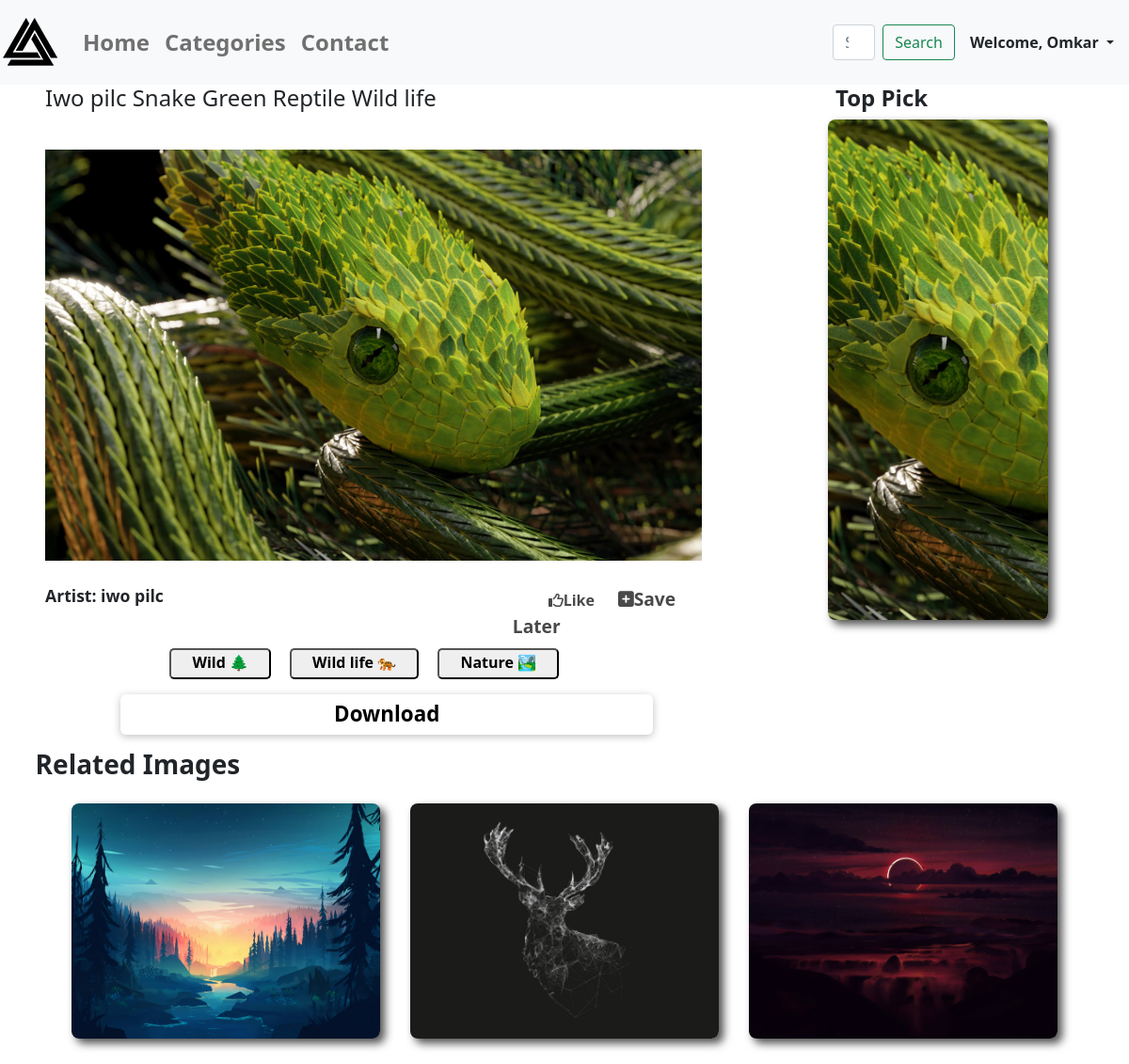
Screenshot of /wallpapers/snake-green-reptile (signed in) with the database file from the repository.
### wallpapers/models.py (models this page shows, shortened)
class Wallpapers(models.Model):
    category = models.ForeignKey(
        Category, on_delete=models.SET_NULL, null=True, blank=True)
    title = models.CharField(max_length=100)
    image = models.ImageField(upload_to="wallpapers", null=True)
    date = models.DateField(auto_now=True)
    slug = models.SlugField(unique=True, db_index=True)
    author = models.CharField(max_length=40)
    tags = models.ManyToManyField(Tag)
    favourites = models.ManyToManyField(
        User, related_name="favourite", default=None, blank=True)
    likes = models.ManyToManyField(User, default=None)
    def total_likes(self):
        return self.likes.count()
    class Meta:
        verbose_name_plural = "Wallpapers"

class Tag(models.Model):
    caption = models.CharField(max_length=20)

### wallpapers/views.py (the view)
# urls.py: path('wallpapers/<slug:slug>', views.wallpapers, name="detail"),
@login_required
def wallpapers(request, slug):
    fav = bool
    allWallpaper = Wallpapers.objects.all()
    swImg = allWallpaper.order_by("-date")[1:2]
    swImgLoop = Wallpapers.objects.all().order_by("-date")[2:5]
    wallpaper = allWallpaper.get(slug=slug)
    like = get_object_or_404(Wallpapers, slug=slug)
    total_likes = like.total_likes()
    liked = False
    if like.likes.filter(id=request.user.id).exists():
        liked = True
    if wallpaper.favourites.filter(id=request.user.id).exists():
        fav = True
    context = {
        'wallpaper': wallpaper,
        "swImg": swImg,
        "tags": wallpaper.tags.all(),
        "swImgLoop": swImgLoop,
        "fav": fav,
        "total_likes": total_likes,
        "liked": liked
    }
    return render(request, "wallpapers/wallpaper.html", context)

### wallpapers/templates/wallpapers/wallpaper.html (shortened to what this page needs)
{% extends 'base.html' %}
{% block content %}
<section>
    <div class="main-section-container">
      <div class="main-wall-content">
        <h4>{{wallpaper.title}}</h4>
        <img src="{{wallpaper.image.url}}">
        <div class="main-wall-line-content">
            <div class="main-wall-line1">
                <h6>Artist: {{wallpaper.author}}</h6>
            </div>
            <div class="main-wall-line2">
                <div class="like_btn">
                    {% if liked %}
                        <a href="{% url 'likelist_add' wallpaper.slug %}" class="like_btn"><i class="fas fa-thumbs-up"></i> Liked </a>
                    {% else %}
                        <a href="{% url 'likelist_add' wallpaper.slug %}"><span><i class="far fa-thumbs-up"></i>Like</span></a>
                    {% endif %}
                </div>
                {% if fav %}
                    <a href="{% url 'wishlist_add' wallpaper.slug %}"><span class="plus"><i class="fas fa-plus-square"></i>Remove</span></a>
                {% else %}
                    <a href="{% url 'wishlist_add' wallpaper.slug %}"><span class="plus"><i class="fas fa-plus-square"></i>Save Later</span></a>
                {% endif %}
            </div>
        </div>
            <div class="main-wall-tags">
                {% for tag in tags %}
                    <button><a href="{% url 'tags' %}?tag={{tag.caption}}">{{ tag.caption }}</a></button>
                {% endfor %}
            </div>
            <button class="bttn"><a href="{{wallpaper.image.url}}" class="bttn-link" download onclick="clicked()" >Download</a></button>
      </div>
        <div class="side-wall-content">
            <h4>Top Pick</h4>
            <div class="side-content">
                {% for swI in swImg %}
                    <a href="{% url "detail" swI.slug %}"><img src="{{swI.image.url}}"></a>
                {% endfor %}
            </div>
        </div>
    </div>
</section>
<section>
    <div class="sub-main-content">
        <h3>Related Images</h3>
        <div class="sub-content">
            {% for swI in swImgLoop %}
                <div class="content">
                <a href="{% url 'detail' swI.slug %}"><img src="{{swI.image.url}}"></a></div>
            {% endfor %}
        </div>
    </div>
</section>
{% endblock content %}

### wallpapers/templates/wallpapers/includes/header.html (shortened to what this page needs)
{% load static %}
<nav class="navbar navbar-expand-lg navbar-light bg-light">
    <a class="navbar-brand fw-bold"><img src="{% static 'logo.png' %}" width="64px" height="64px"></a>
  <div class="collapse navbar-collapse" id="navbarSupportedContent">
    <ul class="navbar-nav mr-auto">
    {% if request.user.is_authenticated %}
      <li class="nav-item active">
        <a class="nav-link fw-bold" style="font-size:24px" href="{% url 'home' %}">Home</a>
      </li>
      <li class="nav-item">
        <a class="nav-link fw-bold" style="font-size:24px" href="{% url 'start_page' %}">Categories </a>
      </li>
      <li class="nav-item">
        <a class="nav-link fw-bold" style="font-size:24px" href="mailto:omkartikare55@gmail.com">Contact </a>
      </li>
    {% endif %}
    </ul>
    {% if request.user.is_authenticated %}
    <form class="form-inline my-2 my-lg-0" style="margin-left:29rem; display:flex;" method='get' action='/search'>
      <input class="form-control mr-sm-2" name="search" id="search" type="search" placeholder="Search" aria-label="Search">
      <button class="btn btn-outline-success my-2 my-sm-0" style="margin-left:8px" type="submit">Search</button>
    </form>
      <ul class="navbar-nav me-auto mb-2 mb-lg-0">
          {% if request.user.is_authenticated %}
           <li class="nav-item dropdown mx-2">
              <a class="nav-link dropdown-toggle text-dark   fw-bold" href="#" id="profileDropdown" role="button" data-bs-toggle="dropdown" aria-expanded="false">
                Welcome, {{request.user.username | capfirst}}
              </a>
            </li>
            {% endif %}
          </ul>
    {% endif %}
  </div>
</nav>

### wallpapers/static/wallpapers/wallpaper.css (style rules this page uses)
.main-section-container { display: flex; }
.main-wall-content { max-width: 70%; width: 100%; margin: 0 1rem; padding-left: 2rem ; }
.main-wall-content img { width: 100%; object-fit: contain; max-width: 90%; height: 100%; max-height: 80%; margin-top: 0; }
.main-wall-line-content { display: flex; flex-direction: row; max-width: 90%; margin-bottom: 0.5rem; }
.main-wall-line1 { max-width: 70%; width: 100%; }
.main-wall-content h6 { font-weight: bold; font-size: 1.1rem; margin-top: -0.3rem; margin-bottom: 0.5rem; }
.main-wall-line2 { max-width: 30%; margin-top: -0.3rem; margin-left: 0.5rem; }
.main-wall-line2 a { color: #494949; text-decoration: none; margin-left: -5rem; margin: 0 auto; }
.like_btn a { position: absolute; right: 50%; font-weight: bold; margin-right: -2rem; margin-top: 0.2rem; }
.plus { margin-left: 7rem; font-size: 1.2rem; font-weight: bold; }
.main-wall-tags { max-width: 70%; margin: 0 auto; }
.main-wall-tags button { margin-left: 1rem; margin-bottom: 0.5rem; border-radius: 5px; padding-bottom: 4px; }
.main-wall-tags a { text-decoration: none; color: black; font-weight: 640; padding: 1rem; }
.bttn { width: 100%; max-width: 73%; margin-left: 5rem; margin-top: 0.5rem; padding: 0.3rem 0 ; background-color: transparent; border-radius: 6px; border: 0px solid black; box-shadow: 0 2px 8px rgba(0, 0, 0, 0.25); }
.bttn-link { text-decoration: none; color: black; font-weight: 700; font-size: 1.4rem; }
.side-wall-content { max-width: 30%; width: 100%; }
.side-wall-content h4 { margin-left: 3rem; font-weight: 700; }
.side-content { max-width: 65%; margin:0 auto; height: 100%; max-height: 85%; margin-left: 2.5rem; }
.side-content img { object-fit: cover; width: 100%; height: 100%; border-radius: 0.5rem; box-shadow: 5px 5px 10px rgba(0, 0, 0, 0.7); }
.sub-main-content { max-width: 90%; max-height: 50%; height: 20rem; width: 100%; margin: 3rem; margin:5rem auto; }
.sub-main-content h3 { font-weight: 700; margin-left: -1.4rem; }
.sub-content { display: flex; }
.content { margin:1rem; width: 550px; height: 250px; }
.sub-content img { object-fit: cover; width: 100%; height: 100%; border-radius: 0.5rem; box-shadow: 5px 5px 10px rgba(0, 0, 0, 0.7); }

### rows the page displays
Wallpapers: title "Iwo pilc Snake Green Reptile Wild life", image (picture), author "iwo pilc"
Tag: caption "Wild 🌲"
Tag: caption "Wild life 🐅"
Tag: caption "Nature 🏞"
Wallpapers: image (picture)
Wallpapers: image (picture)
Wallpapers: image (picture)

### other values shown
{{ request.user.username | capfirst }} "Omkar"
